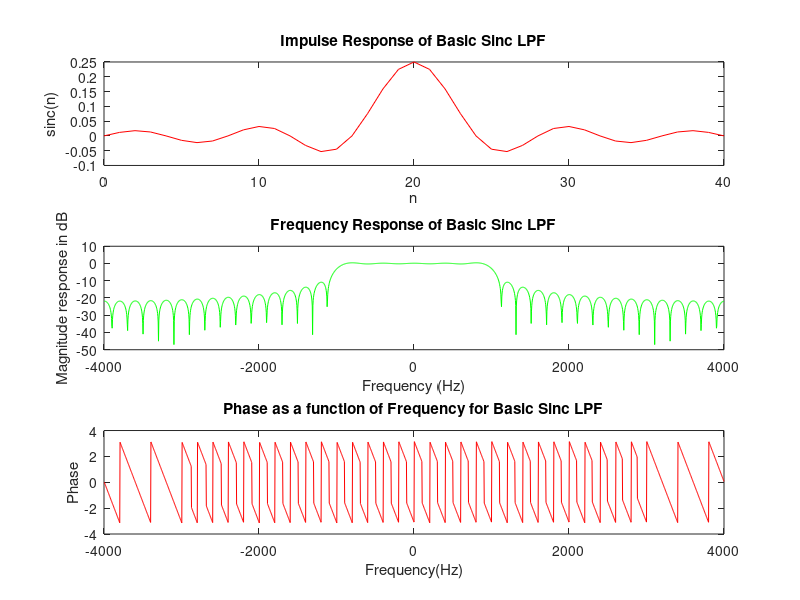
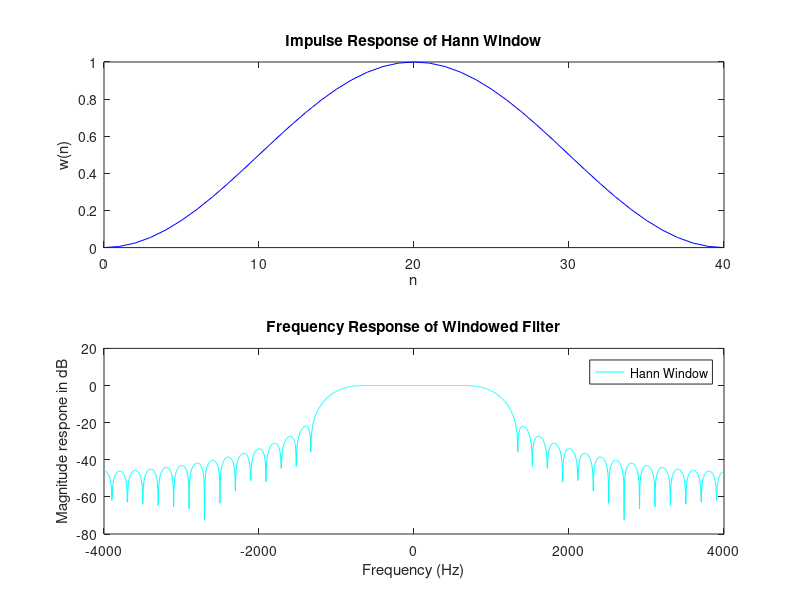
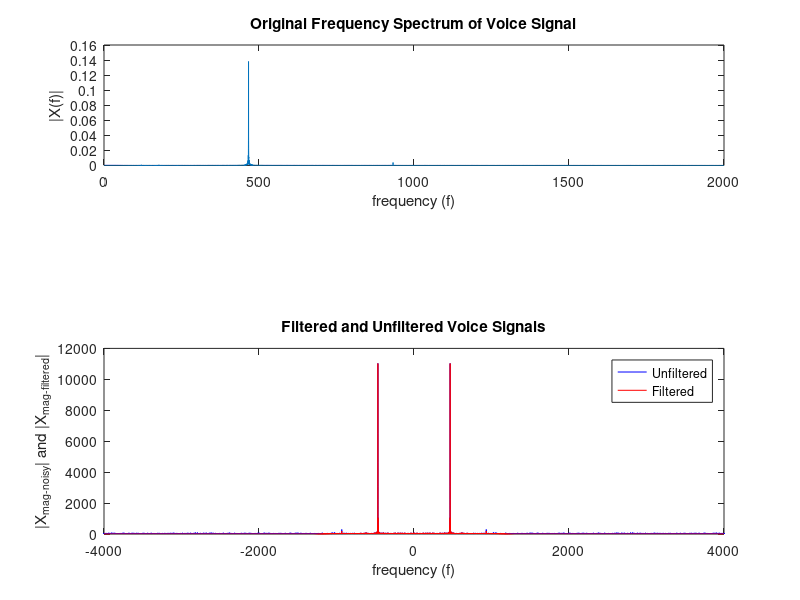

Write the MATLAB code that produced these figures, in order.
%Tutorial 8 Code
clear;
close all;
clc;

%%%% Simulation Parameters
L = 40;    
M = L/2;   
Z = 2*M+1;  
Fs = 8000;
fc = 1000;
n = 0:1:Z-1;
N = 2048;   

h_d_LPF = 2*fc/Fs*sinc(2*fc/Fs*(n-M));

figure;
subplot(3,1,1)
plot(n,h_d_LPF,'r');
xlabel('n')
ylabel('sinc(n)')
title('Impulse Response of Basic Sinc LPF')

H = fft(h_d_LPF,N);
fre = [-(N-2)/2:1:N/2]*8000/N; % Note that I have done this to plot both +ve (0 to fs/2)  side and -ve (-fs/2 to 0) side properly

%figure
subplot(3,1,2)
plot(fre,fftshift(10*log10(abs(H))),'g');
xlabel('Frequency (Hz)')
ylabel('Magnitude response in dB')
title('Frequency Response of Basic Sinc LPF')

%figure
subplot(3,1,3)
plot(fre,angle(H),'r');
xlabel('Frequency(Hz)')
ylabel('Phase')
title('Phase as a function of Frequency for Basic Sinc LPF')

%part 3 and 4
w = 1/2*(1-cos(2*pi*(n)/(Z-1))); % Hann window
figure;
subplot(2,1,1)
plot(n,w,'b');
xlabel('n');
ylabel('w(n)')
title('Impulse Response of Hann Window')


%part 5
h_d_windowed_LPF=h_d_LPF.*w;


%part 6
H = fft(h_d_windowed_LPF,N);
%figure;
subplot(2,1,2)
plot(fre,fftshift(10*log10(abs(H))), 'c');
xlabel('Frequency (Hz)');
title('Frequency Response of Windowed Filter')
ylabel('Magnitude respone in dB')
legend('Hann Window')


%%%%%% filtering your speech signal
load 466-2.mat
%playObj = audioplayer(myRecording,Fs,Nbits,outputdev);
%play(playObj);

x = myRecording;
X_org = fft(x,N);  %% 3
X_mag = abs(X_org)/N; %% 4
l = 0:1:N-1;
f = Fs/N.*l;
fre = linspace(-Fs/2, Fs/2, N);
figure;
subplot(3,1,1)
%plot(f(1:round(N/2)),X_mag(1:round(N/2)))
plot(f(1:round(N/4)),X_mag(1:round(N/4))) % to show only low frequency

xlabel('frequency (f)')
ylabel('|X(f)|')
title('Original Frequency Spectrum of Voice Signal')

x_noisy = x'+0.1*randn(1,length(x));
X_noisy = fft(x_noisy,N);
X_mag_noisy = abs(X_noisy)/N; %% 4

%figure;
subplot(2,1,2)
plot(fre,fftshift(abs(X_noisy)),'b')


A = h_d_windowed_LPF;
y = conv(A,x_noisy);
% y=filter(A,1,x_noisy);

Y_fil=fft(y,N);

hold on;
plot(fre,fftshift(abs(Y_fil)),'r')

xlabel('frequency (f)')
ylabel('|X_{mag-noisy}| and |X_{mag-filtered}|')
legend('Unfiltered','Filtered')
title('Filtered and Unfiltered Voice Signals')

%pause
%playObj1 = audioplayer(x_noisy,Fs,16);
%play(playObj1);


%pause
%playObj = audioplayer(y,Fs,16);
%play(playObj);

disp('done')